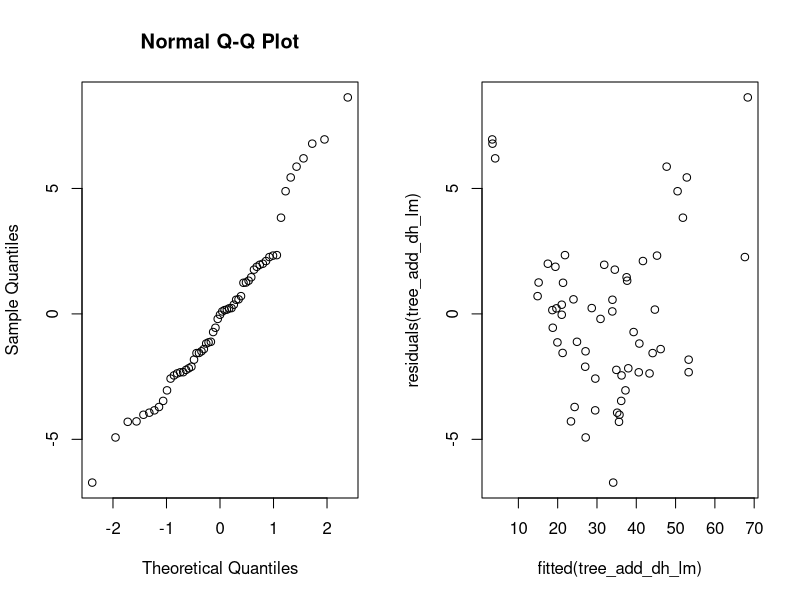
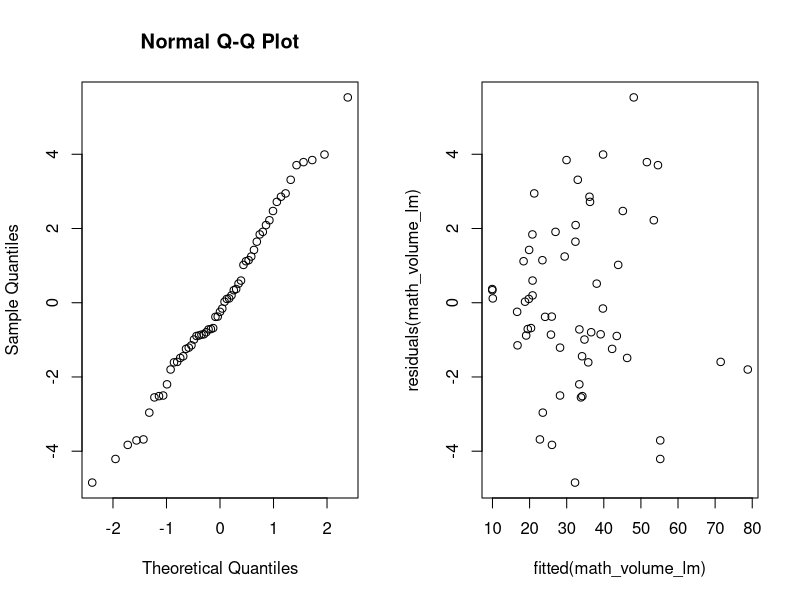
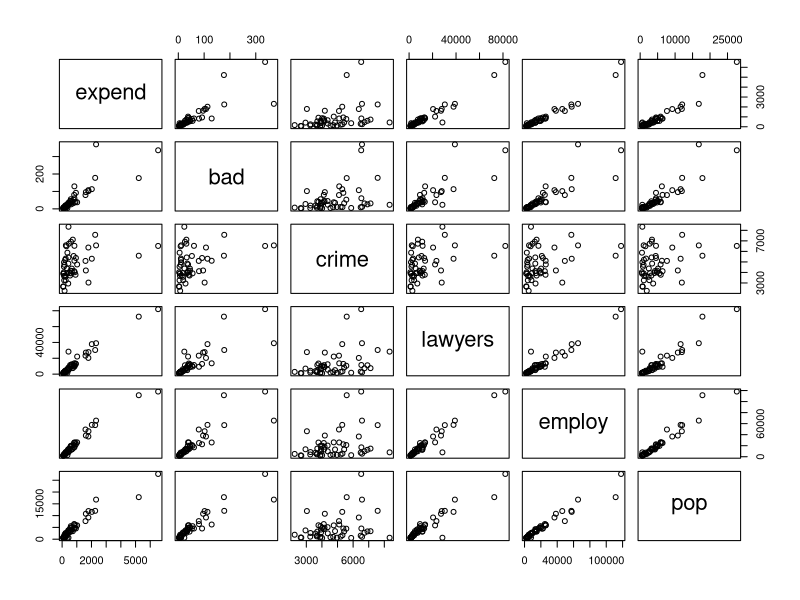
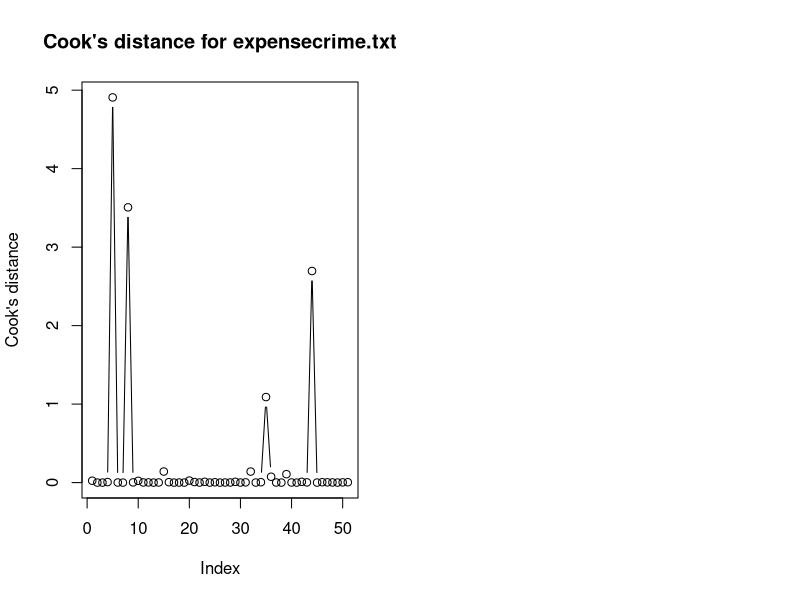
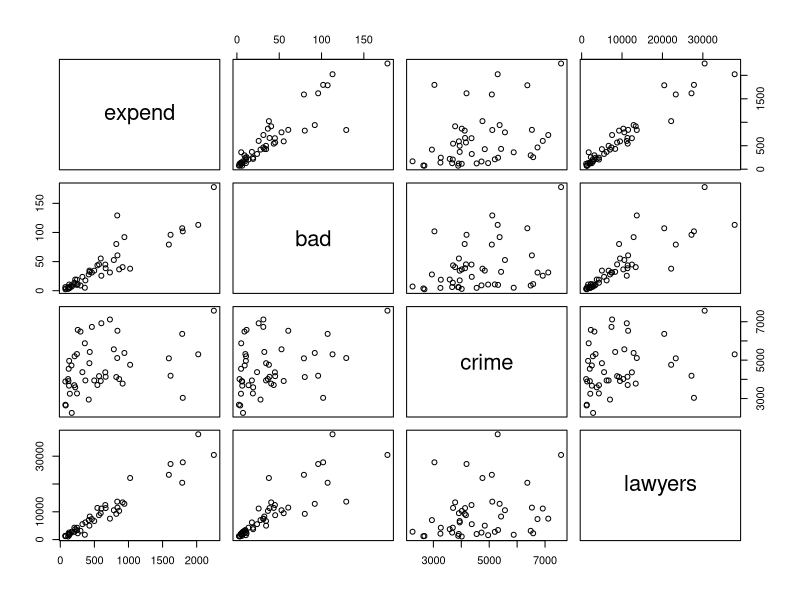
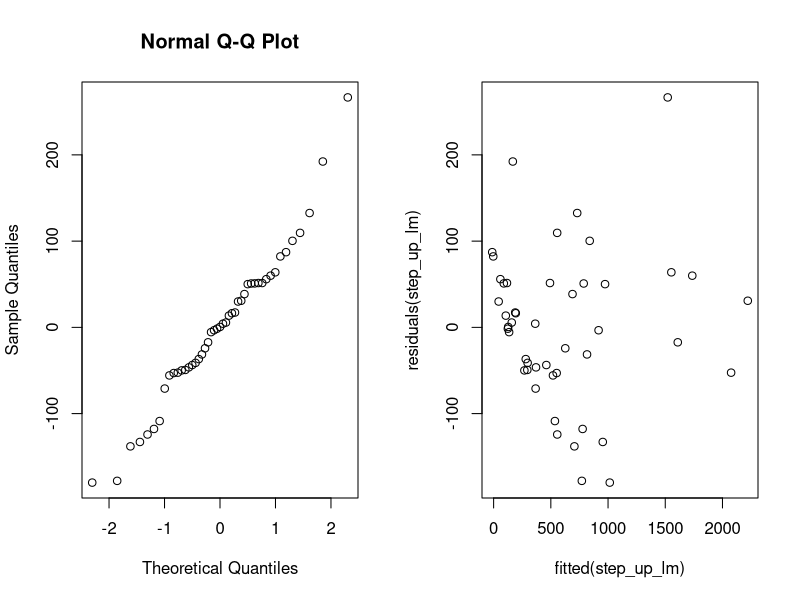
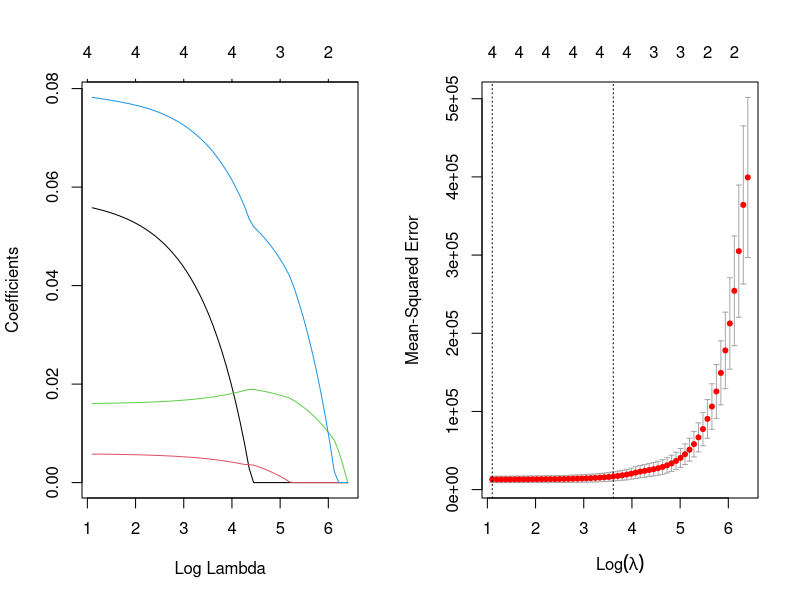
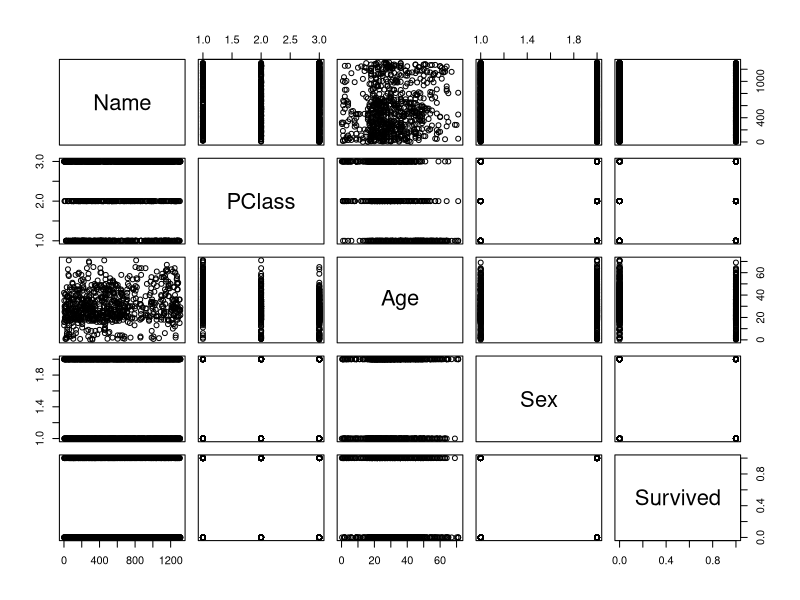

Write the R code that produced these figures, in order.
## ---- chunk 1
# set up global R options
options(digits = 3)

# set up knitr global chunk options
knitr::opts_chunk$set(fig.height = 3)
## ---- chunk 2
tree_df <- as.data.frame(read.table("data/treeVolume.txt", header=TRUE))
head(tree_df)
## ---- chunk 3
tree_df$type <- as.factor(tree_df$type)
tree_type_lm <- lm(volume~type, data=tree_df)
anova(tree_type_lm)
## ---- chunk 4
summary(tree_type_lm)
## ---- chunk 5
mask <- tree_df$type == "beech"
t.test(tree_df$volume[mask], tree_df$volume[!mask])
## ---- chunk 6
tree_type_d_lm <- lm(volume~height+type*diameter, data=tree_df)
anova(tree_type_d_lm)
## ---- chunk 7
summary(tree_type_d_lm)
## ---- chunk 8
tree_type_h_lm <- lm(volume~diameter+type*height, data=tree_df)
anova(tree_type_h_lm)
## ---- chunk 9
summary(tree_type_h_lm)
## ---- chunk 10
tree_add_all_lm <- lm(volume~diameter+height+type, data=tree_df)
drop1(tree_add_all_lm, test= "F")
## ---- chunk 11
tree_add_dh_lm <- lm(volume~diameter+height, data=tree_df)
anova(tree_add_dh_lm)
## ---- chunk 12
summary(tree_add_dh_lm)
## ---- chunk 13
par(mfrow=c(1, 2))
qqnorm(residuals(tree_add_dh_lm))
plot(fitted(tree_add_dh_lm), residuals(tree_add_dh_lm))
## ---- chunk 14
mean_d <- mean(tree_df$diameter)
mean_h <- mean(tree_df$height)
means <-  data.frame(diameter=c(mean_d), height=c(mean_h))

predict(tree_add_dh_lm, means, se.fit = TRUE)
## ---- chunk 15
tree_df$math_volume <- tree_df$height * tree_df$diameter^2
math_volume_lm <- lm(volume~math_volume, data=tree_df)
anova(math_volume_lm)
## ---- chunk 16
summary(math_volume_lm)
## ---- chunk 17
par(mfrow=c(1,2))

qqnorm(residuals(math_volume_lm))
plot(fitted(math_volume_lm), residuals(math_volume_lm))
## ---- chunk 18
# Read data
crime_df <- as.data.frame(read.table("data/expensescrime.txt", header=TRUE))
head(crime_df)

response <- "expend"
exp_vars <- c("bad", "crime", "lawyers", "employ", "pop")
## ---- chunk 19
pairs(crime_df[, c(response, exp_vars)])
## ---- chunk 20
crime_lm <- lm(expend~bad+crime+lawyers+employ+pop, data=crime_df)
cooks.distance(crime_lm)[cooks.distance(crime_lm) > 1]
## ---- chunk 21
plot(cooks.distance(crime_lm), type='b', ylab="Cook's distance", main = "Cook's distance for expensecrime.txt")
## ---- chunk 22
crime_df_upd <- crime_df[-c(5,8,35,44),]
## ---- chunk 23
round(cor(crime_df[, c(exp_vars)]), 2)
## ---- chunk 24
library(car)
## ---- chunk 25
vif(lm(expend~bad+crime+lawyers+employ+pop, data=crime_df))
## ---- chunk 26
vif(lm(expend~bad+crime+lawyers+pop, data=crime_df_upd))
## ---- chunk 27
vif_lm = lm(expend~bad+crime+lawyers, data=crime_df_upd)
vif(vif_lm)
## ---- chunk 28
summary(vif_lm)
## ---- chunk 29
pairs(crime_df_upd[, c(response, "bad", "crime", "lawyers")])
## ---- chunk 30
print("Step 1")

print("bad")
summary(lm(expend~bad, data=crime_df_upd))

print("crime")
summary(lm(expend~crime, data=crime_df_upd))

print("lawyers")
summary(lm(expend~lawyers, data=crime_df_upd))

print("employ")
summary(lm(expend~employ, data=crime_df_upd)) # YES

print("pop")
summary(lm(expend~pop, data=crime_df_upd)) 
## ---- chunk 31
print("Step 2")

print("bad")
summary(lm(expend~employ+bad, data=crime_df_upd))

print("crime")
summary(lm(expend~employ+crime, data=crime_df_upd)) # YES

print("lawyers")
summary(lm(expend~employ+lawyers, data=crime_df_upd))

print("pop")
summary(lm(expend~employ+pop, data=crime_df_upd))
## ---- chunk 32
print("Step 3")

print("bad")
summary(lm(expend~employ+crime+bad, data=crime_df_upd))

print("lawyers")
summary(lm(expend~employ+crime+lawyers, data=crime_df_upd))

print("pop")
summary(lm(expend~employ+crime+pop, data=crime_df_upd)) # YES
## ---- chunk 33
print("Step 4")

print("bad")
summary(lm(expend~employ+crime+pop+bad, data=crime_df_upd))

print("lawyers")
summary(lm(expend~employ+crime+pop+lawyers, data=crime_df_upd))

# None significant!
## ---- chunk 34
step_up_lm <- lm(expend~employ+crime+pop, data=crime_df_upd)
summary(step_up_lm)
## ---- chunk 35
par(mfrow=c(1,2))

qqnorm(residuals(step_up_lm))
plot(fitted(step_up_lm), residuals(step_up_lm))
## ---- chunk 36
new_data <- data.frame(bad=50, crime=5000, lawyers=5000, employ=5000, pop=5000)
predict(step_up_lm, new_data, interval="prediction", level=0.95)
## ---- chunk 37
predict(step_up_lm, new_data, interval="confidence", level=0.95)
## ---- chunk 38
# install.packages("glmnet", repos = "https://cran.us.r-project.org")
library(glmnet)
## ---- chunk 39
x <- as.matrix(crime_df_upd[, exp_vars])
y <- as.matrix(crime_df_upd[, c(response)])

# train-test splitting
train <- (sample(1:nrow(x), 0.67*nrow(x))) # train by using 2/3 of the data
x.train <- x[train,]; y.train <- y[train]
x.test <- x[-train,]; y.test <- y[-train]

# fitting the model
lasso.mod <- glmnet(x.train, y.train, alpha=1)
cv.lasso <- cv.glmnet(x.train,y.train,alpha=1,type.measure='mse')
## ---- chunk 40
plot(lasso.mod, label=T, xvar="lambda")  # have a look at the lasso path
## ---- chunk 41
plot(cv.lasso) # the best lambda by cross-validation
## ---- chunk 42
(lambda.min <- cv.lasso$lambda.min)
(lambda.1se <- cv.lasso$lambda.1se)
## ---- chunk 43
# https://glmnet.stanford.edu/articles/glmnet.html#assessing-models-on-test-data-1
assess.glmnet(lasso.mod, newx = x.test, newy = y.test, s=cv.lasso$lambda.1se)
## ---- chunk 44
coef(lasso.mod, s=cv.lasso$lambda.min) # beta’s for the best lambda
y.pred <- predict(lasso.mod, s=lambda.min, newx=x.test) # predict for test
mse.lasso <- mean((y.test - y.pred)^2); mse.lasso # mse for the predicted test rows
## ---- chunk 45
coef(lasso.mod, s=cv.lasso$lambda.1se) # beta’s for lambda.1se
y.pred <- predict(lasso.mod, s=lambda.1se, newx=x.test) # predict for test
mse.lasso <- mean((y.test - y.pred)^2); mse.lasso # mse for the predicted test rows
## ---- chunk 46
new_data <- data.frame(x.test)
y.pred <- predict(step_up_lm, new_data, interval="confidence", level=0.95)
mse.step_up <- mean((y.test - y.pred)^2); mse.step_up # mse for the predicted test rows
## ---- chunk 47
cv.lasso
## ---- chunk 48
# Read data
titanic_df <- as.data.frame(read.table("data/titanic.txt", header=TRUE))
## ---- chunk 49
head(titanic_df)
## ---- chunk 50
plot(titanic_df)
## ---- chunk 51
titanic_df$PClass <- as.factor(titanic_df$PClass)
titanic_df$Sex <- as.factor(titanic_df$Sex)
summary(titanic_df)
## ---- chunk 52
tot_comb <- xtabs(~PClass+Sex, data=titanic_df)
tot_comb
## ---- chunk 53
tot_comb.surv <- xtabs(Survived~PClass+Sex, data=titanic_df)
round(tot_comb.surv/tot_comb, 2)
## ---- chunk 54
par(mfrow=c(1, 2))
hist(titanic_df$Age)
hist(titanic_df$Age[titanic_df$Survived == 1], ylim =c(0, 140))
## ---- chunk 55
tot_age <- xtabs(~Age, data=titanic_df)
barplot(xtabs(Survived~Age, data=titanic_df)/tot_age)
## ---- chunk 56
boxplot(Age ~ Sex + PClass, data=titanic_df, col = c("#FFE0B2", "#F57C00")) 
## ---- chunk 57
titanic_df_upd <- na.omit(titanic_df)
titanic_df_upd$PClass <- as.factor(titanic_df_upd$PClass)
titanic_df_upd$Sex <- as.factor(titanic_df_upd$Sex)
# head(titanic_df_upd)

base_lm <- glm(Survived ~ Age+PClass+Sex, data = titanic_df_upd, family = binomial)
## ---- chunk 58
summary(base_lm)
## ---- chunk 59
exp(coef(base_lm))
## ---- chunk 60
anova(glm(Survived ~ Age*PClass, data = titanic_df_upd, family = binomial), test="Chisq")
## ---- chunk 61
anova(glm(Survived ~ Age*Sex, data = titanic_df_upd, family = binomial), test="Chisq")
## ---- chunk 62
final_lm <- glm(Survived ~ PClass+Age*Sex, data = titanic_df_upd, family = binomial)
anova(final_lm, test="Chisq")
## ---- chunk 63
newdata <- data.frame(Age=c(55, 55, 55, 55, 55, 55), PClass=c("1st", "1st", "2nd", "2nd", "3rd", "3rd"), Sex=c("female", "male", "female", "male", "female", "male"))
predict(final_lm, newdata, type="response")
## ---- chunk 64
table(titanic_df_upd$PClass, titanic_df_upd$Sex)
## ---- chunk 65
chisq.test(x=titanic_df_upd$Survived, y=titanic_df_upd$Sex)
## ---- chunk 66
fisher.test(x=titanic_df_upd$Survived, y=titanic_df_upd$Sex)
## ---- chunk 67
chisq.test(x=titanic_df_upd$Survived, y=titanic_df_upd$PClass)
## ---- chunk 68
# Read data
coups_df <- as.data.frame(read.table("data/coups.txt", header=TRUE))
## ---- chunk 69
head(coups_df)
## ---- chunk 70
# coups_df$pollib <- as.factor(coups_df$pollib)
# coups_df$numregim <- as.factor(coups_df$numregim)
## ---- chunk 71
poison_glm <- glm(miltcoup ~ oligarchy + pollib + parties + pctvote + popn + size + numelec + numregim, data = coups_df, family = poisson)
summary(poison_glm)
## ---- chunk 72
summary(glm(miltcoup ~ oligarchy + pollib + parties + pctvote + popn + size + numelec, data = coups_df, family = poisson), test="Chisq")
## ---- chunk 73
summary(glm(miltcoup ~ oligarchy + pollib + parties + pctvote + popn + size, data = coups_df, family = poisson), test="Chisq")
## ---- chunk 74
summary(glm(miltcoup ~ oligarchy + pollib + parties + pctvote + popn, data = coups_df), test="Chisq")
## ---- chunk 75
summary(glm(miltcoup ~ oligarchy + pollib + parties + popn, data = coups_df), test="Chisq")
## ---- chunk 76
final_plm <- glm(miltcoup ~ oligarchy + parties + pollib, data = coups_df, family = poisson)
summary(final_plm, test="Chisq")
## ---- chunk 77
coups_df$pollib <- as.factor(coups_df$pollib)
coups_df$numregim <- as.factor(coups_df$numregim)
## ---- chunk 78
mean(coups_df$oligarchy); mean(coups_df$parties)
## ---- chunk 79
newdata <- data.frame(pollib=c(0, 1, 2), oligarchy=c(5.22, 5.22, 5.22), parties=c(17.1, 17.1, 17.1))
predict(final_plm, newdata, type="response")
